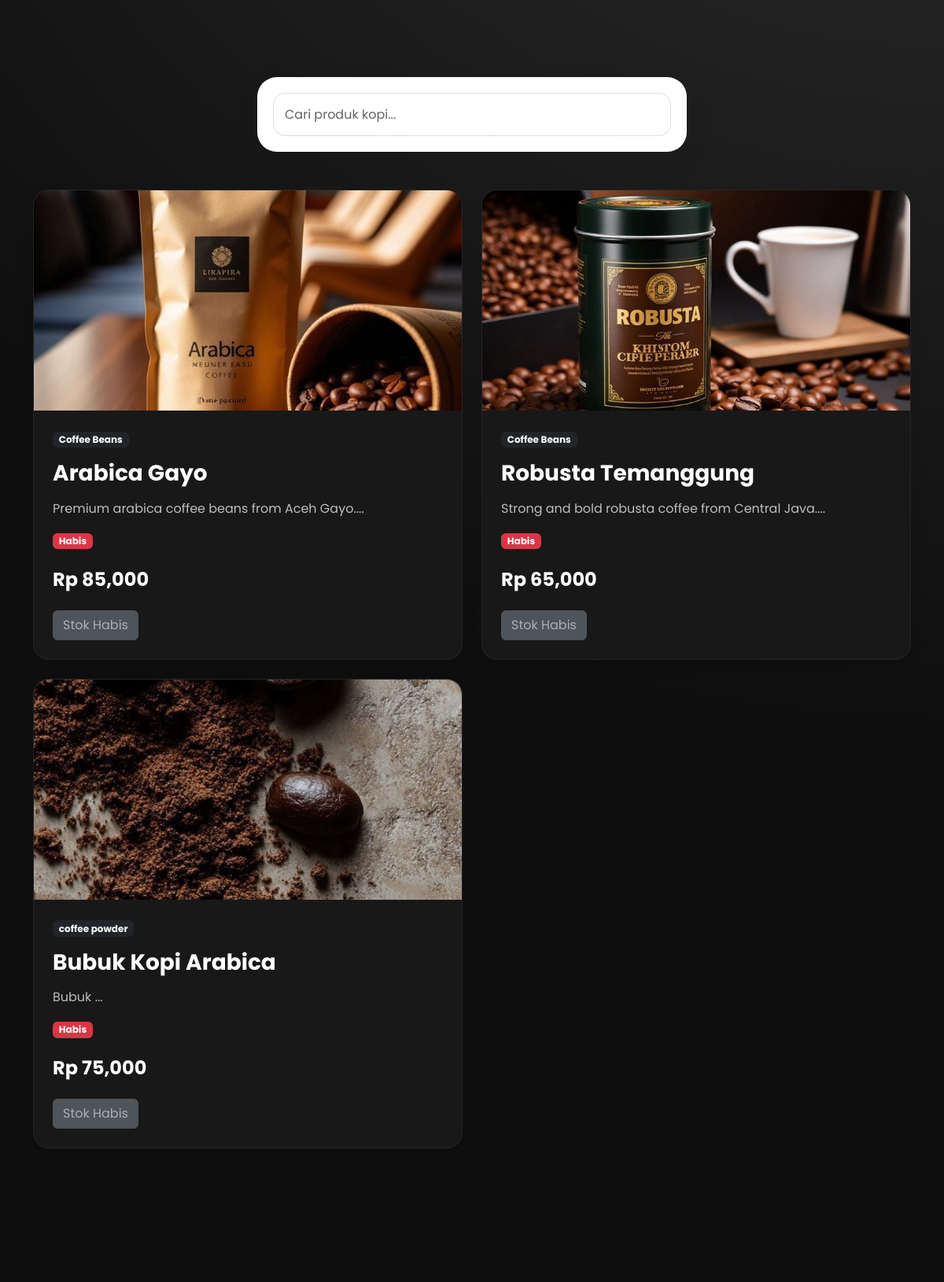
The page /products.php (middle part) on the database as committed earlier.
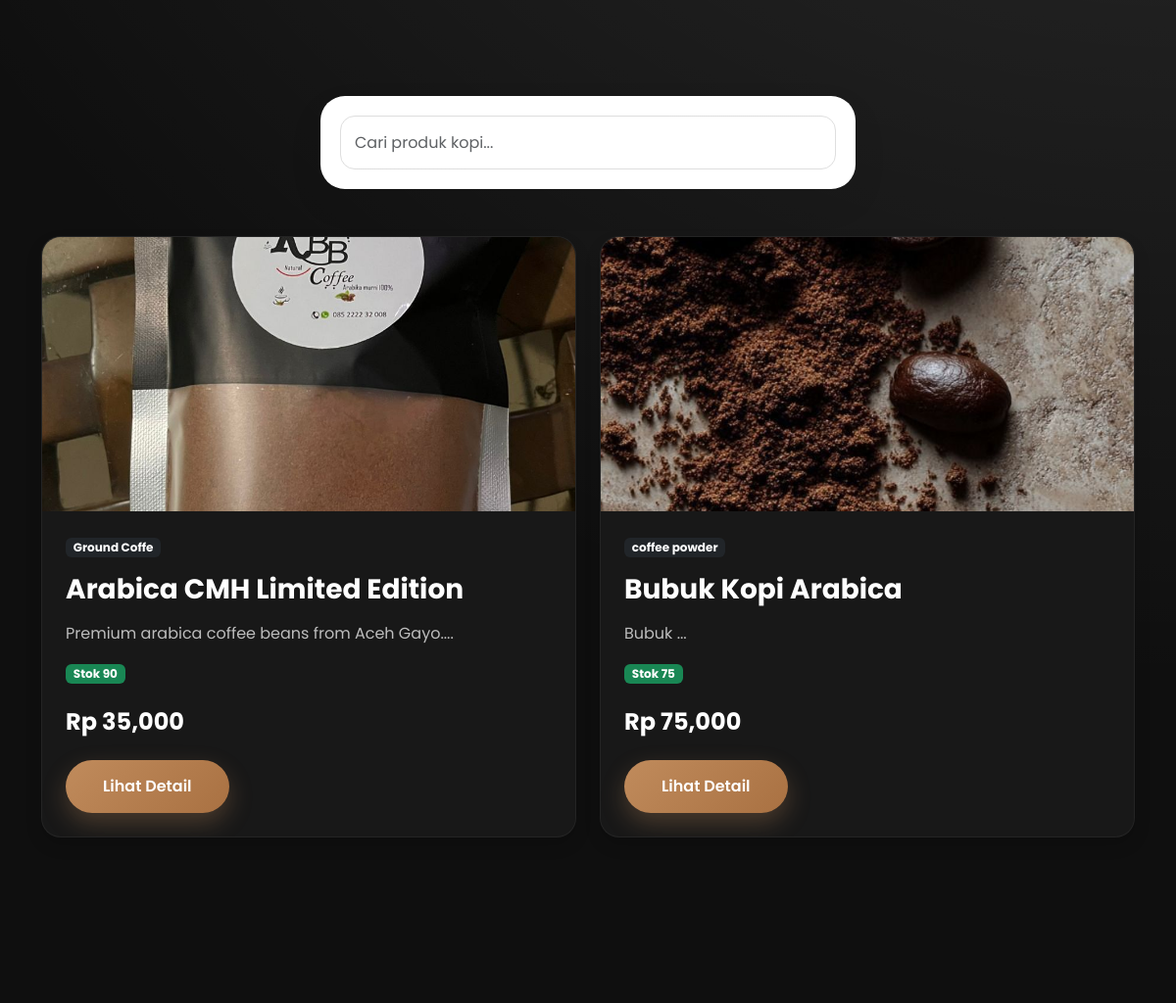
The same page on the database as committed later.
### tables this page shows
CREATE TABLE IF NOT EXISTS `produk` (
  `id` int NOT NULL AUTO_INCREMENT,
  `nama_produk` varchar(100) DEFAULT NULL,
  `deskripsi` text,
  `harga` int DEFAULT NULL,
  `gambar` varchar(255) DEFAULT NULL,
  `kategori` varchar(50) DEFAULT NULL,
  `stok` int NOT NULL DEFAULT '0',
  PRIMARY KEY (`id`)
);

### products.php (the view, shortened to what this page needs)
<?php
include 'config/koneksi.php';
if(isset($_GET['search'])){
    $search = mysqli_real_escape_string(
    $conn,
    $_GET['search']
    );
    $data = mysqli_query(
    $conn,
    "SELECT * FROM produk
    WHERE nama_produk LIKE '%$search%'"
    );
} else {
    $data = mysqli_query($conn,
    "SELECT * FROM produk");
}
?>
<!DOCTYPE html>
<html lang="id">
<head>
    <link href="https://cdn.jsdelivr.net/npm/bootstrap@5.3.3/dist/css/bootstrap.min.css" rel="stylesheet">
    <link rel="stylesheet" href="assets/css/style.css">
</head>
<body>
<section class="product-section">
    <div class="container">
        <div class="row justify-content-center mb-5">
            <div class="col-md-6">
                <div class="search-box">
                    <form method="GET">
                    </form>
                </div>
            </div>
        </div>
        <div class="row">
            <?php while($d = mysqli_fetch_array($data)) { ?>
            <div class="col-md-6 mb-4">
                <div class="card product-card shadow h-100">
                    <img
                    src="assets/img/<?php echo $d['gambar']; ?>"
                    class="product-img">
                    <div class="card-body p-4">
                        <span class="badge bg-dark mb-3">
                            <?php echo $d['kategori']; ?>
                        </span>
                        <h3 class="fw-bold">
                            <?php echo $d['nama_produk']; ?>
                        </h3>
                        <p class="mt-3">
                            <?php echo substr($d['deskripsi'],0,120); ?>...
                        </p>
                       <?php if($d['stok'] > 0){ ?>
                        <span class="badge bg-success">
                            Stok <?php echo $d['stok']; ?>
                        </span>
                        <?php } else { ?>
                        <span class="badge bg-danger">
                            Habis
                        </span>
                        <?php } ?>
                        <h4 class="product-price mt-4">
                            Rp <?php echo number_format($d['harga']); ?>
                        </h4>
                        <?php if($d['stok'] > 0){ ?>
                        <button
                        class="btn btn-coffee mt-3"
                        data-bs-toggle="modal"
                        data-bs-target="#modal<?php echo $d['id']; ?>">
                        Lihat Detail
                        </button>
                        <?php } else { ?>
                        <button
                        class="btn btn-secondary mt-3"
                        disabled>
                        Stok Habis
                        </button>
                        <?php } ?>
                    </div>
                </div>
            </div>
            <?php } ?>
        </div>
    </div>
</section>
<section class="info-section py-5">
</section>
</body>
</html>

Rows that differ between the two databases and show on the page:
removed produk: gambar (picture), kategori "Coffee Beans", nama_produk "Robusta Temanggung", deskripsi "Strong and bold robusta coffee from Central Java.", stok "Habis", harga "65,000"
changed produk "Premium arabica coffee beans from Aceh Gayo.": gambar: a different picture; kategori "Coffee Beans" → "Ground Coffe"; nama_produk "Arabica Gayo" → "Arabica CMH Limited Edition"; stok (not shown) → "90"; harga "85,000" → "35,000"; stok "Habis Stok Habis" → "Stok Lihat Detail"
changed produk "Bubuk Kopi Arabica": stok (not shown) → "75"; stok "Habis Stok Habis" → "Stok Lihat Detail"
